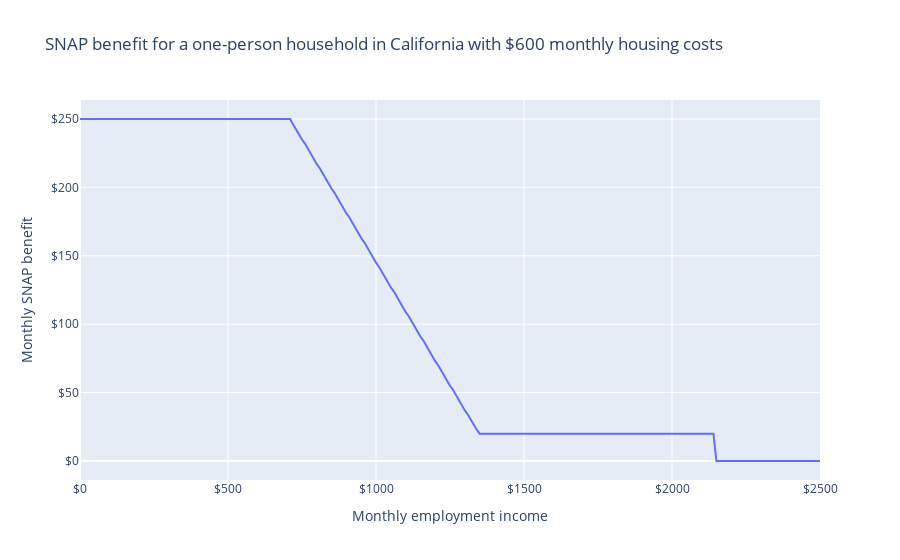

The notebook cell saved with this chart:
### Markdown cell above
What if their earnings change?
They receive the maximum benefit of \$250 per month until they reach \$720 in monthly earnings, at which point it starts phasing out until their earnings reach \$1,350.
At that point, they continue to receive the \$20 minimum monthly benefit until they reach \$2,150 per month, 200% of the poverty line, at which point they are no longer eligible.

### Code cell
sim.vary("employment_income", max=2500 * 12, step=120)

import plotly.express as px

LABELS = dict(
    employment_income="Monthly employment income",
    housing_cost="Monthly housing cost",
    snap="Monthly SNAP benefit",
    mtr="Marginal tax rate",
    housing_subsidy_rate="Housing subsidy rate",
)

df = pd.DataFrame(
    dict(
        employment_income=sim.calc("employment_income")[0],
        snap=sim.calc("snap")[0],
        mtr=-sim.deriv("snap", "employment_income"),
    )
)
df[["employment_income", "snap"]] = (
    df[["employment_income", "snap"]] / 12
).round()

fig = px.line(
    df,
    "employment_income",
    "snap",
    labels=LABELS,
    title="SNAP benefit for a one-person household in California with $600 monthly housing costs",
)
fig.update_layout(xaxis_tickformat="$", yaxis_tickformat="$")
fig.show()

### Figure 1 — Plotly figure (JSON) as saved in the notebook; plotly's stock layout.template omitted (floating-point values rounded to 4 significant figures; data arrays with more than 128 entries replaced by an {"elided": "..."} marker saying what was removed)
{"data": [{"hovertemplate": "Monthly employment income=%{x}<br>Monthly SNAP benefit=%{y}<extra></extra>", "legendgroup": "", "line": {"color": "#636efa", "dash": "solid"}, "marker": {"symbol": "circle"}, "mode": "lines", "name": "", "orientation": "v", "showlegend": false, "type": "scatter", "x": {"elided": "251 int values"}, "xaxis": "x", "y": {"elided": "251 int values"}, "yaxis": "y"}], "layout": {"legend": {"tracegroupgap": 0}, "title": {"text": "SNAP benefit for a one-person household in California with $600 monthly housing costs"}, "xaxis": {"anchor": "y", "domain": [0, 1], "tickformat": "$", "title": {"text": "Monthly employment income"}}, "yaxis": {"anchor": "x", "domain": [0, 1], "tickformat": "$", "title": {"text": "Monthly SNAP benefit"}}}}
